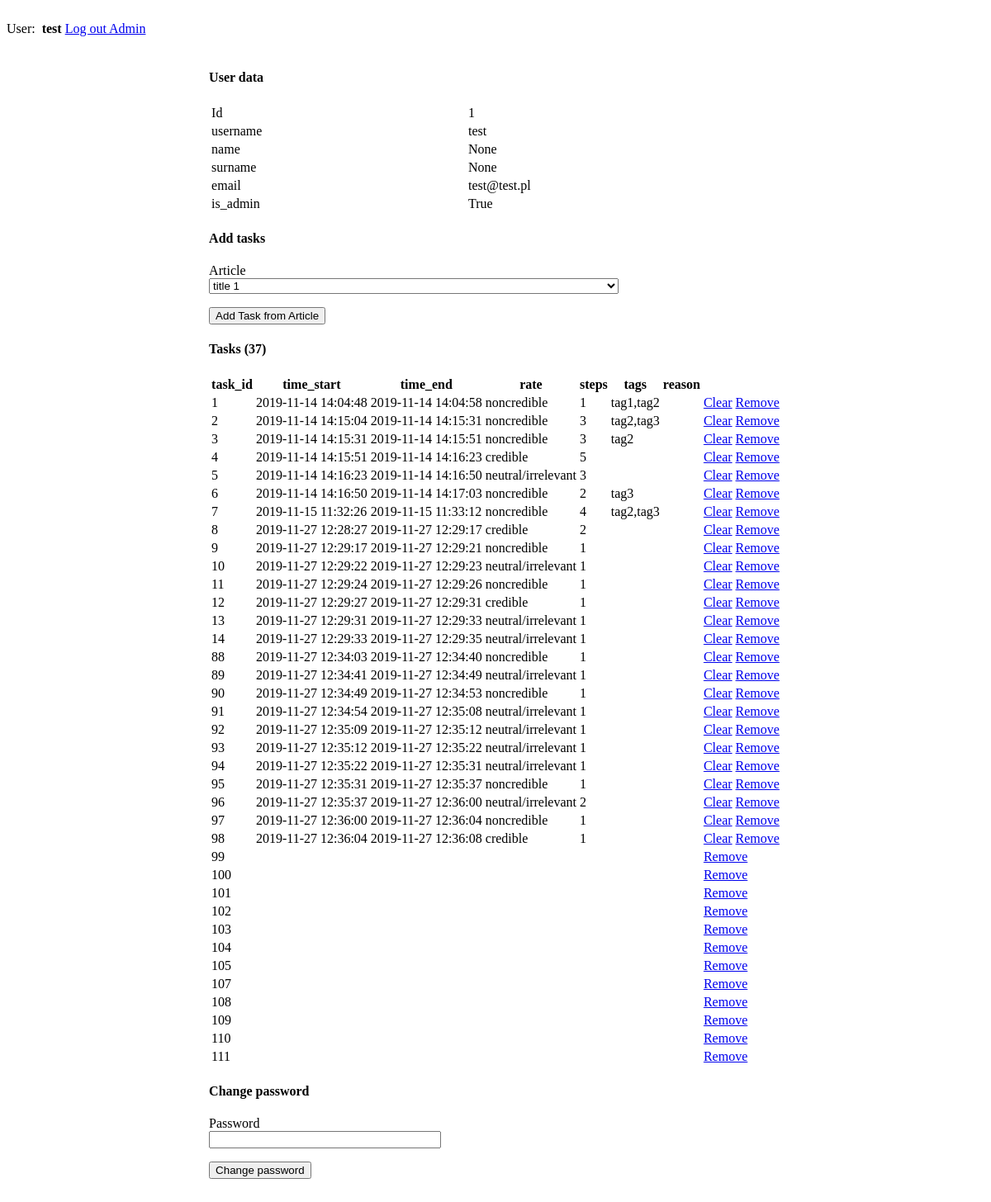
The app's page /admin/user/1 (signed in), older data.
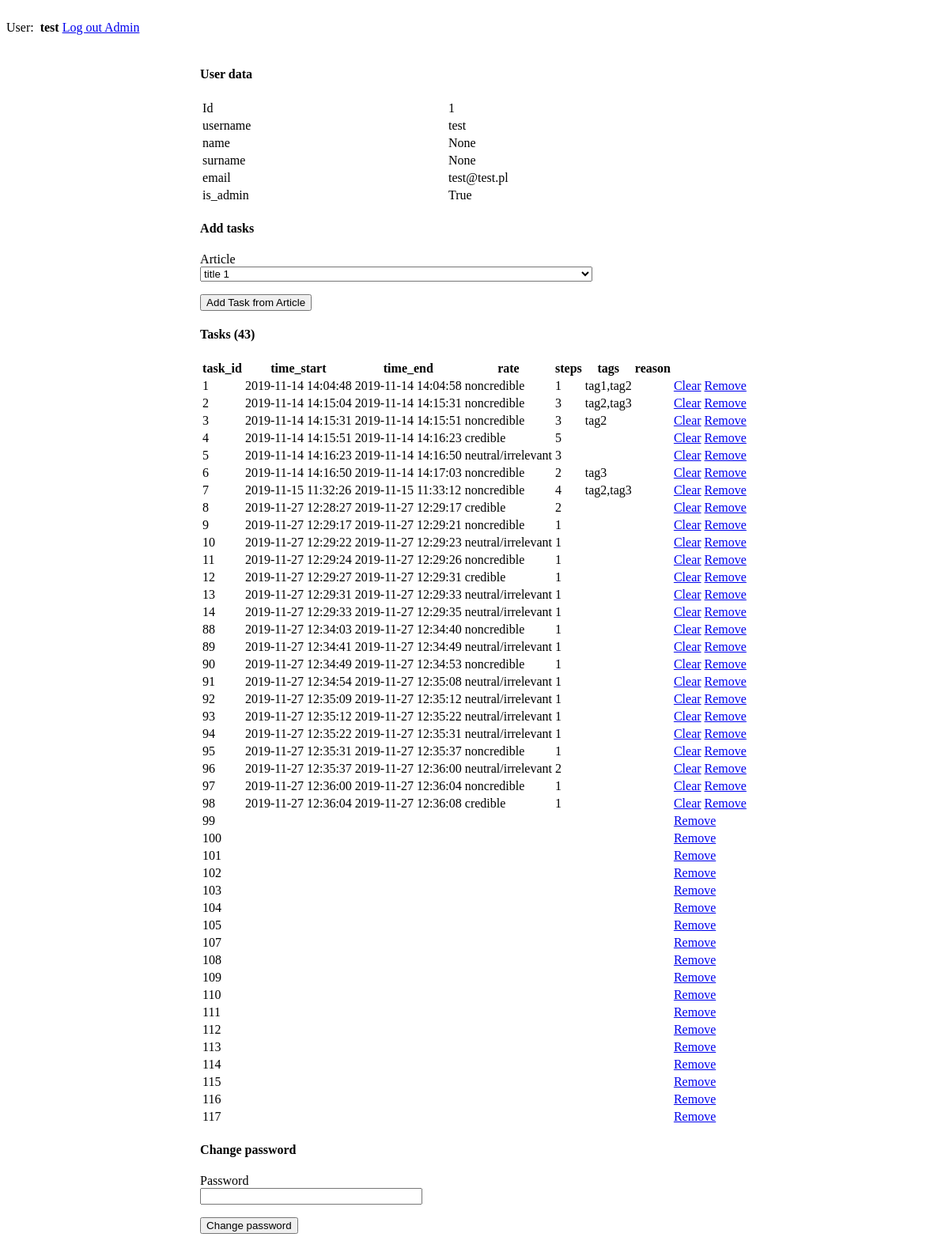
The same page, newer data.
### app/models.py (models this page shows, shortened)
class Task(db.Model):
    task_id = db.Column(db.Integer, primary_key=True)
    sentence_id = db.Column(db.Integer, db.ForeignKey('sentence.sentence_id'), unique=True)
    user_id = db.Column(db.Integer, db.ForeignKey('user.id'))
    time_start = db.Column(db.DateTime)
    time_end = db.Column(db.DateTime)
    rate = db.Column(db.Enum(CredibilityRates))
    steps = db.Column(db.Integer)
    tags = db.Column(db.String(200))
    reason = db.Column(db.String(200))

### app/admin/routes.py (the view)
@bp_admin.route('/user/<int:user_id>', methods=['GET', 'POST'])
@login_required
def user_details(user_id):
    if not current_user.is_admin:
        return redirect("/")
    articles = Article.query.filter(Article.title is not None).all()
    arts = [(i.article_id, i.title) for i in articles]
    form = ChangePasswordForm()
    taskForm = UserTaskForm()
    taskForm.article.choices = arts
    user = User.query.filter_by(id=user_id).outerjoin(Task).first()
    if not user:
        flash('User not found')
        return redirect(url_for('admin'))
    return render_template(
        'user_admin.html',
        itle=user.username,
        user=user,
        form=form,
        taskForm=taskForm,
        articles=articles
    )

### app/admin/forms.py
class ChangePasswordForm(FlaskForm):
    password = PasswordField('Password', validators=[DataRequired()])
    submit = SubmitField('Change password')

class UserTaskForm(FlaskForm):
    article = SelectField('Article', choices=[], coerce=int)
    submit = SubmitField('Add Task from Article')

### app/__init__.py (called while the page is built)
@login_manager.user_loader
def load_user(user_id):
    return models.User.query.get(user_id)

### app/models.py (called while the page is built)
    @property
    def is_authenticated(self):
        return True

### app/admin/templates/user_admin.html (shortened to what this page needs)
{% extends "base.html" %}
{% block content %}
<div>
    <h4>User data</h4>
    <table class="mdl-data-table mdl-data-table--selectable mdl-shadow--2dp admin-user-table">
        <tbody>
            <tr>
                <td>Id</td>
                <td>{{ user.id }}</td>
            </tr>
            <tr>
                <td>username</td>
                <td>{{ user.username }}</td>
            </tr>
            <tr>
                <td>name</td>
                <td>{{ user.name }}</td>
            </tr>
            <tr>
                <td>surname</td>
                <td>{{ user.surname }}</td>
            </tr>
            <tr>
                <td>email</td>
                <td>{{ user.email }}</td>
            </tr>
            <tr>
                <td>is_admin</td>
                <td>{{ user.is_admin }}</td>
            </tr>
        </tbody>
    </table>
    <h4>Add tasks</h4>
    <form action="{{ url_for('admin.add_tasks', user_id=user.id) }}" method="post" novalidate>
        <div class="mdl-textfield mdl-js-textfield mdl-textfield--floating-label">
            {{ taskForm.article.label(class_="mdl-textfield__label") }}<br>
            {{ taskForm.article(class_="mdl-textfield__input") }}
        </div>
        <p>{{ taskForm.submit(class_="mdl-button mdl-js-button mdl-button--raised mdl-button--colored") }}</p>
    </form>
    {%  if user.tasks.__len__() > 0 %}
        <h4>Tasks ({{ user.tasks.__len__() }})</h4>
        <table class="mdl-data-table mdl-data-table--selectable mdl-shadow--2dp admin-user-table">
            <thead>
                <tr>
                    <th>task_id</th>
                    <th>time_start</th>
                    <th>time_end</th>
                    <th>rate</th>
                    <th>steps</th>
                    <th>tags</th>
                    <th>reason</th>
                    <th></th>
                </tr>
            </thead>
            <tbody>
            {% for task in user.tasks %}
                <tr>
                    <td>{{ task.task_id }}</td>
                    <td>{{ task.time_start.strftime('%Y-%m-%d %H:%M:%S') if task.time_start }}</td>
                    <td>{{ task.time_end.strftime('%Y-%m-%d %H:%M:%S') if task.time_end }}</td>
                    <td>{{ task.rate.value if task.rate }}</td>
                    <td>{{ task.steps if task.steps }}</td>
                    <td>{{ task.tags if task.tags }}</td>
                    <td>{{ task.reason if task.reason }}</td>
                    <td>
                       {% if(task.rate) %}
                           <a href="{{ url_for('admin.clear_task', user_id=user.id, task_id=task.task_id) }}">Clear</a>
                        {% endif %}
                        <a href="{{ url_for('admin.remove_task', user_id=user.id, task_id=task.task_id) }}">Remove</a>
                    </td>
                </tr>
            {% endfor %}
            </tbody>
        </table>
    {% endif %}
    <h4>Change password</h4>
    <form action="{{ url_for('admin.change_password', user_id=user.id) }}" method="post" novalidate>
        <div class="mdl-card__supporting-text">
            <div class="mdl-textfield mdl-js-textfield">
                {{ form.password.label(class_="mdl-textfield__label") }}<br>
                {{ form.password(size=32, class_="mdl-textfield__input") }}
            </div>
            <p>{{ form.submit(class_="mdl-button mdl-js-button mdl-button--raised mdl-button--colored") }}</p>
        </div>
    </form>
</div>
{% endblock %}

Row changes from the older to the newer data that the page shows:
added Task: task_id "112"
added Task: task_id "113"
added Task: task_id "114"
added Task: task_id "115"
added Task: task_id "116"
added Task: task_id "117"
Text that changed along with them:
{{ user.tasks.__len__() }}: "37" → "43"
